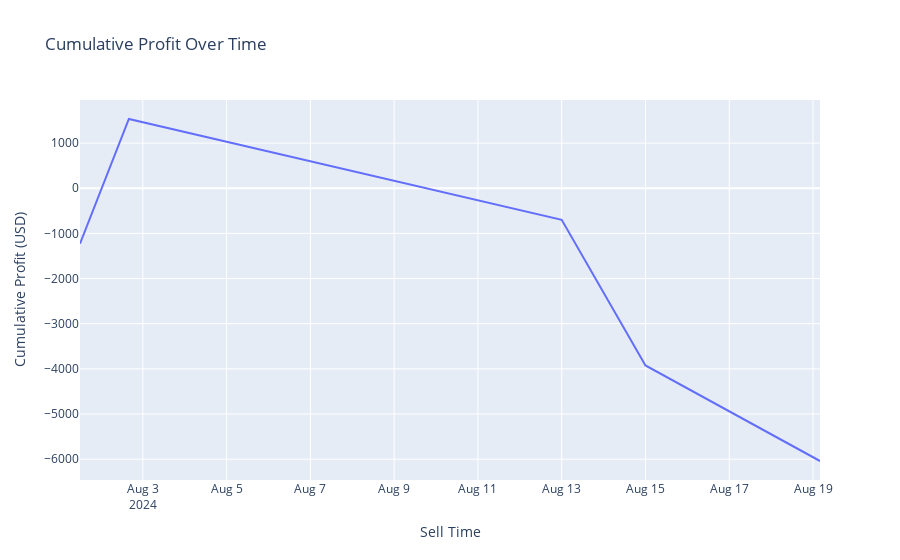

This figure's notebook cell:
### Code cell
# 构建收益表
trades = []
trade_pairs = min(len(buy_signals), len(sell_signals))

for i in range(trade_pairs):
    buy_time = buy_signals.index[i]
    sell_time = sell_signals.index[i]
    buy_price = buy_signals['close'].iloc[i]
    sell_price = sell_signals['close'].iloc[i]
    
    # 多单收益：买入到卖出
    profit = sell_price - buy_price
    
    if i < trade_pairs - 1:
        # 空单收益：卖出到下一次买入
        next_buy_price = buy_signals['close'].iloc[i + 1]
        profit += sell_price - next_buy_price
    
    trades.append({
        'Buy Time': buy_time,
        'Sell Time': sell_time,
        'Buy Price': buy_price,
        'Sell Price': sell_price,
        'Profit': profit
    })

# 创建收益表的DataFrame
profit_df = pd.DataFrame(trades)

# 累积收益
profit_df['Cumulative Profit'] = profit_df['Profit'].cumsum()

# 显示收益表
print(profit_df)

# 使用Plotly绘制累积收益曲线
fig = px.line(profit_df, x='Sell Time', y='Cumulative Profit', title='Cumulative Profit Over Time')
fig.update_layout(xaxis_title='Sell Time', yaxis_title='Cumulative Profit (USD)')
fig.show()

### Figure 1 — Plotly figure (JSON) as saved in the notebook; plotly's stock layout.template omitted (floating-point values rounded to 4 significant figures)
{"data": [{"hovertemplate": "Sell Time=%{x}<br>Cumulative Profit=%{y}<extra></extra>", "legendgroup": "", "line": {"color": "#636efa", "dash": "solid"}, "marker": {"symbol": "circle"}, "mode": "lines", "name": "", "orientation": "v", "showlegend": false, "type": "scatter", "x": ["2024-08-01T12:00:00", "2024-08-02T16:00:00", "2024-08-13T00:00:00", "2024-08-15T00:00:00", "2024-08-19T04:00:00"], "xaxis": "x", "y": [-1227.0, 1534.0, -697.9, -3923.0, -6040.0], "yaxis": "y"}], "layout": {"legend": {"tracegroupgap": 0}, "title": {"text": "Cumulative Profit Over Time"}, "xaxis": {"anchor": "y", "domain": [0, 1], "title": {"text": "Sell Time"}}, "yaxis": {"anchor": "x", "domain": [0, 1], "title": {"text": "Cumulative Profit (USD)"}}}}
